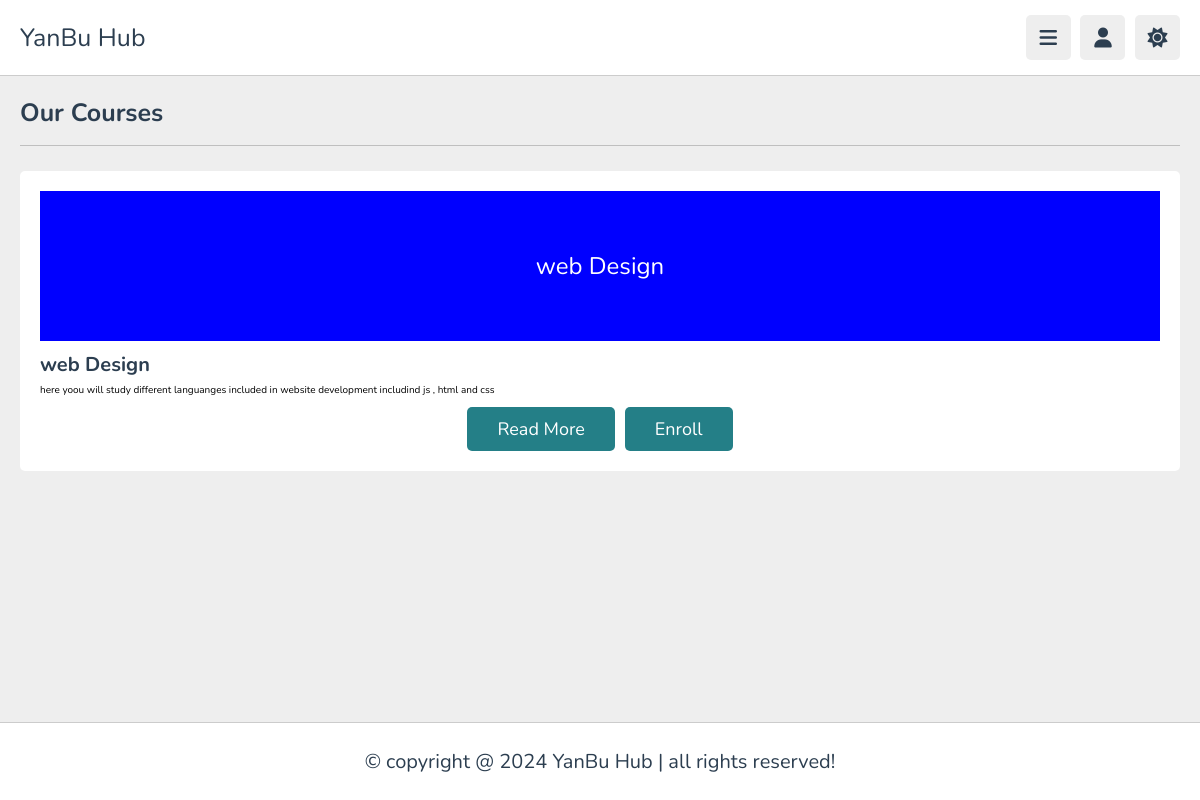
The page /Learner-dashboard/courses.php (signed in) on the database its author committed.
### tables this page shows
CREATE TABLE `courses` (
  `course_id` int(11) NOT NULL,
  `course_name` varchar(80) NOT NULL,
  `course_duration` varchar(20) NOT NULL,
  `course_description` varchar(1000) NOT NULL,
  `course_entry_date` timestamp NOT NULL DEFAULT current_timestamp(),
  `video_path` varchar(120) NOT NULL,
  `document_path` varchar(120) NOT NULL
);

### Learner-dashboard/courses.php (the view, shortened to what this page needs)
<?php
include_once '../db.php';
$sql = "SELECT * FROM courses";
$result = $conn->query($sql);
?>
<!DOCTYPE html>
<html lang="en">
<head>
   <link rel="stylesheet" href="https://cdnjs.cloudflare.com/ajax/libs/font-awesome/6.1.2/css/all.min.css">
   <link rel="stylesheet" href="css/style.css">
</head>
<body>
<header class="header">
   <section class="flex">
      <a href="home.html" class="logo">YanBu Hub</a>
      <div class="icons">
         <div id="menu-btn" class="fas fa-bars"></div>
         <div id="user-btn" class="fas fa-user"></div>
         <div id="toggle-btn" class="fas fa-sun"></div>
      </div>
   </section>
</header>
<section class="courses">
   <h1 class="heading">our courses</h1>
   <div class="box-container">
      <?php if ($result->num_rows > 0): ?>
         <?php while($row = $result->fetch_assoc()): ?>
            <div class="box">
               <div class="thumb course-thumb">
                  <?php echo htmlspecialchars($row['course_name']);  ?>
               </div>
               <h3 class="title"><?php echo htmlspecialchars($row['course_name']); ?></h3>
               <p><?php echo htmlspecialchars($row['course_description']); ?></p>
               <div class="button-container">
                  <a href="playlist.php?id=<?php echo $row['course_id']; ?>" class="inline-btn">Read More</a>
                  <a href="checkout.php?id=<?php echo $row['course_id']; ?>" class="inline-btn">Enroll</a>
               </div>
            </div>
         <?php endwhile; ?>
      <?php endif; ?>
   </div>
</section>
<footer class="footer">
   &copy; copyright @ 2024 YanBu Hub | all rights reserved!
</footer>
</body>
</html>

### Learner-dashboard/css/style.css (style rules this page uses)
:root { --main-color:rgb(36, 127, 135); --red:#e74c3c; --orange:#f39c12; --light-color:#888; --light-bg:#eee; --black:#2c3e50; --white:#fff; --border:.1rem solid rgba(0,0,0,.2); }
* { font-family: 'Nunito', sans-serif; margin:0; padding:0; box-sizing: border-box; outline: none; border:none; text-decoration: none; }
html { font-size: 62.5%; overflow-x: hidden; }
body { background-color: var(--light-bg); padding-left: 30rem; }
section { padding:2rem; margin: 0 auto; max-width: 1200px; }
.heading { font-size: 2.5rem; color:var(--black); margin-bottom: 2.5rem; border-bottom: var(--border); padding-bottom: 1.5rem; text-transform: capitalize; }
.inline-btn, .inline-option-btn, .inline-delete-btn, .btn, .delete-btn, .option-btn { border-radius: .5rem; color:#fff; font-size: 1.8rem; cursor: pointer; text-transform: capitalize; padding:1rem 3rem; text-align: center; margin-top: 1rem; }
.inline-btn, .inline-option-btn, .inline-delete-btn { display: inline-block; }
.btn, .inline-btn { background-color: var(--main-color); }
.header { position: sticky; top:0; left:0; right: 0; background-color: var(--white); z-index: 1000; border-bottom: var(--border); }
.header .flex { display: flex; align-items: center; justify-content: space-between; position: relative; padding: 1.5rem 2rem; }
.header .flex .logo { font-size: 2.5rem; color: var(--black); }
.header .flex .icons div { font-size: 2rem; color:var(--black); background-color: var(--light-bg); border-radius: .5rem; height: 4.5rem; width: 4.5rem; line-height: 4.5rem; cursor: pointer; text-align: center; margin-left: .7rem; }
.courses .box-container { display: grid; grid-template-columns: repeat(auto-fit, minmax(30rem, 1fr)); gap:1.5rem; justify-content: center; align-items: flex-start; }
.courses .box-container .box { border-radius: .5rem; background-color: var(--white); padding: 2rem; }
.courses .box-container .box .thumb { position: relative; }
.courses .box-container .box .title { font-size: 2rem; color: var(--black); padding-bottom: .5rem; padding-top: 1rem; }
.footer { background-color: var(--white); border-top: var(--border); position: sticky; bottom: 0; left: 0; right: 0; text-align: center; font-size: 2rem; padding:2.5rem 2rem; color:var(--black); margin-top: 1rem; z-index: 1000; }
@media (max-width:1200px) { body { padding-left: 0; } }

### Learner-dashboard/courses.php (style rules this page uses)
.button-container { display: flex; justify-content: center; gap: 10px; }
.footer { background-color: var(--white); border-top: var(--border); position: fixed; bottom: 0; left: 0; right: 0; text-align: center; font-size: 2rem; padding: 2.5rem 2rem; color: var(--black); margin-top: 1rem; z-index: 1000; }
.course-thumb { background-color: blue; color: white; display: flex; align-items: center; justify-content: center; font-size: 24px; height: 150px; }

### rows shown on the page
courses: course_name "web Design", course_description "here yoou will study different languanges included in website development includind js , html and css"
